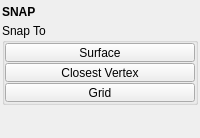
<?xml version="1.0" encoding="UTF-8"?>
<ui version="4.0">
 <class>QtUi</class>
 <widget class="QMainWindow" name="QtUi">
  <property name="geometry">
   <rect>
    <x>0</x>
    <y>0</y>
    <width>200</width>
    <height>119</height>
   </rect>
  </property>
  <property name="accessibleDescription">
   <string>Snap objects or vertices to a target surface, the closest vertices or the grid.</string>
  </property>
  <widget class="QWidget" name="central_widget">
   <property name="minimumSize">
    <size>
     <width>200</width>
     <height>0</height>
    </size>
   </property>
   <layout class="QVBoxLayout" name="verticalLayout">
    <property name="spacing">
     <number>2</number>
    </property>
    <property name="leftMargin">
     <number>2</number>
    </property>
    <property name="topMargin">
     <number>2</number>
    </property>
    <property name="rightMargin">
     <number>2</number>
    </property>
    <property name="bottomMargin">
     <number>2</number>
    </property>
    <item>
     <widget class="Header" name="header">
      <property name="minimumSize">
       <size>
        <width>0</width>
        <height>19</height>
       </size>
      </property>
      <property name="font">
       <font>
        <weight>75</weight>
        <bold>true</bold>
       </font>
      </property>
      <property name="text">
       <string>SNAP</string>
      </property>
     </widget>
    </item>
    <item>
     <widget class="QGroupBox" name="grp_surface">
      <property name="sizePolicy">
       <sizepolicy hsizetype="Preferred" vsizetype="Fixed">
        <horstretch>0</horstretch>
        <verstretch>0</verstretch>
       </sizepolicy>
      </property>
      <property name="title">
       <string>Snap To</string>
      </property>
      <layout class="QVBoxLayout" name="verticalLayout_2">
       <property name="spacing">
        <number>1</number>
       </property>
       <property name="leftMargin">
        <number>0</number>
       </property>
       <property name="topMargin">
        <number>0</number>
       </property>
       <property name="rightMargin">
        <number>0</number>
       </property>
       <property name="bottomMargin">
        <number>0</number>
       </property>
       <item>
        <widget class="PushButton" name="b000">
         <property name="minimumSize">
          <size>
           <width>0</width>
           <height>19</height>
          </size>
         </property>
         <property name="maximumSize">
          <size>
           <width>16777215</width>
           <height>19</height>
          </size>
         </property>
         <property name="toolTip">
          <string>Snap selected mesh(es) to the last selected target mesh.</string>
         </property>
         <property name="text">
          <string>Surface</string>
         </property>
        </widget>
       </item>
       <item>
        <widget class="PushButton" name="b001">
         <property name="minimumSize">
          <size>
           <width>0</width>
           <height>19</height>
          </size>
         </property>
         <property name="maximumSize">
          <size>
           <width>16777215</width>
           <height>19</height>
          </size>
         </property>
         <property name="toolTip">
          <string>Snap vertices of first selected mesh to closest vertices on second selected mesh.</string>
         </property>
         <property name="text">
          <string>Closest Vertex</string>
         </property>
        </widget>
       </item>
       <item>
        <widget class="PushButton" name="b002">
         <property name="minimumSize">
          <size>
           <width>0</width>
           <height>19</height>
          </size>
         </property>
         <property name="maximumSize">
          <size>
           <width>16777215</width>
           <height>19</height>
          </size>
         </property>
         <property name="toolTip">
          <string>Snap selected objects or components to grid.</string>
         </property>
         <property name="text">
          <string>Grid</string>
         </property>
        </widget>
       </item>
      </layout>
     </widget>
    </item>
    <item>
     <spacer name="verticalSpacer">
      <property name="orientation">
       <enum>Qt::Vertical</enum>
      </property>
      <property name="sizeType">
       <enum>QSizePolicy::Fixed</enum>
      </property>
      <property name="sizeHint" stdset="0">
       <size>
        <width>20</width>
        <height>10</height>
       </size>
      </property>
     </spacer>
    </item>
    <item>
     <widget class="Footer" name="footer" native="true">
      <property name="minimumSize">
       <size>
        <width>0</width>
        <height>19</height>
       </size>
      </property>
      <property name="maximumSize">
       <size>
        <width>16777215</width>
        <height>19</height>
       </size>
      </property>
     </widget>
    </item>
   </layout>
  </widget>
 </widget>
 <customwidgets>
  <customwidget>
   <class>Footer</class>
   <extends>QWidget</extends>
   <header>uitk.widgets.footer</header>
  </customwidget>
  <customwidget>
   <class>Header</class>
   <extends>QLabel</extends>
   <header>uitk.widgets.header.Header.h</header>
  </customwidget>
  <customwidget>
   <class>PushButton</class>
   <extends>QPushButton</extends>
   <header>widgets.pushbutton.h</header>
  </customwidget>
 </customwidgets>
 <resources/>
 <connections/>
</ui>
